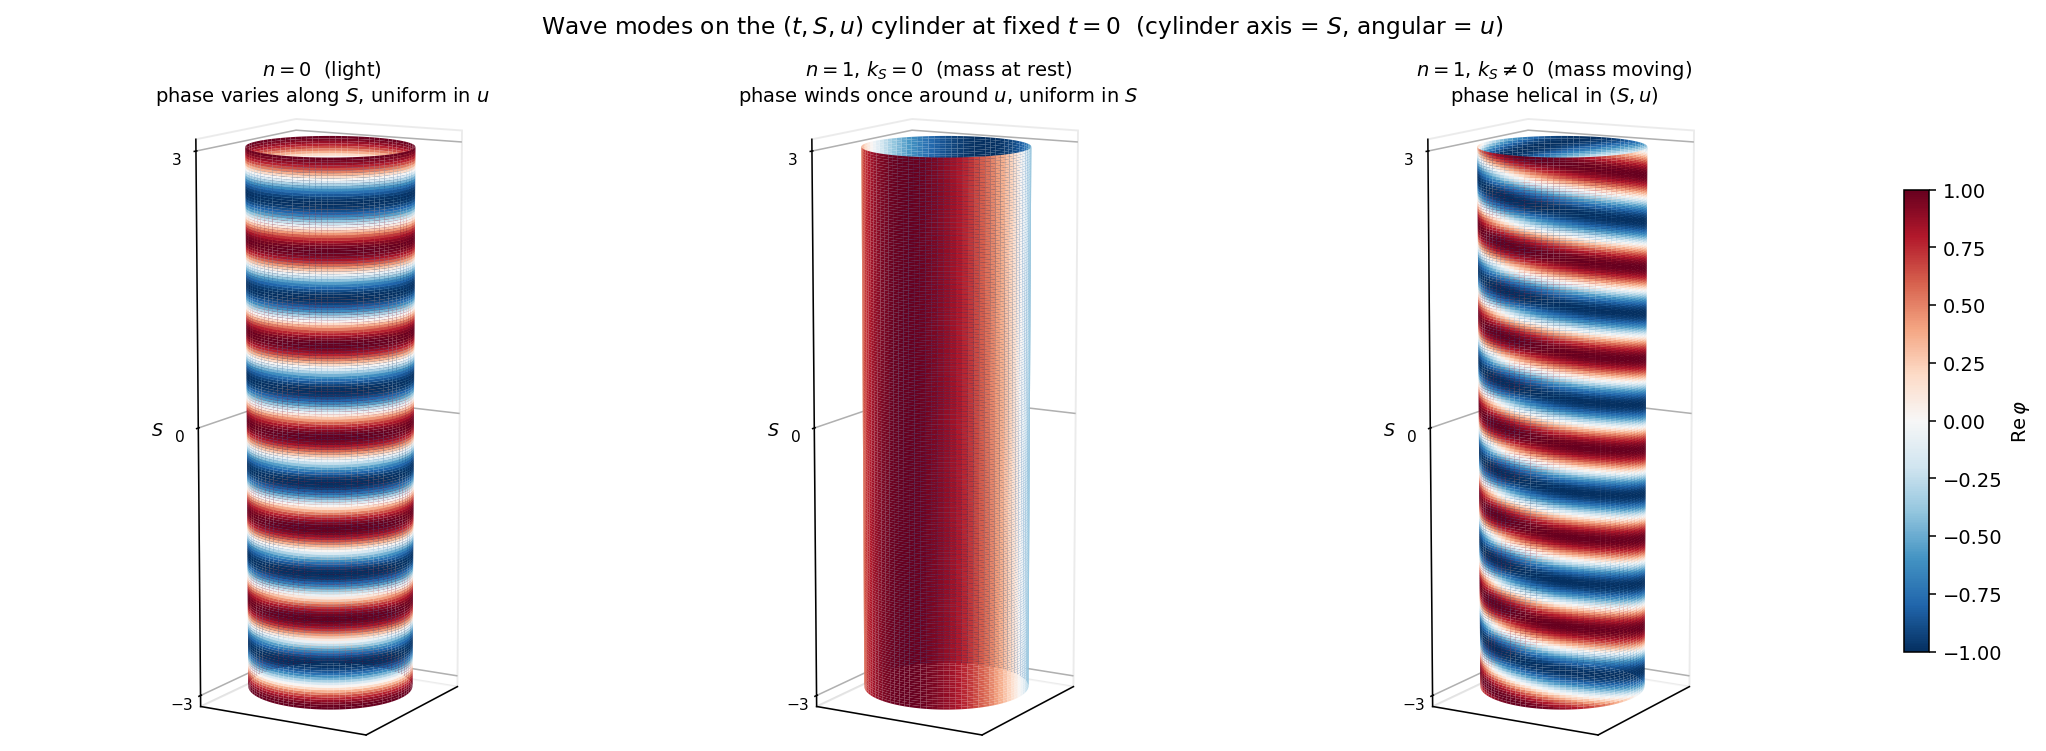

Source code (Python):
"""3D cylinder rendering of wave modes for Chapter 3 §4.

Renders three panels, each showing the real part of φ on the
(t, S, u) cylinder embedding at fixed time t = 0. The cylinder
surface is colored by Re(φ).

Cylinder embedding (display coordinates):
    x_display = R_u · cos(2π u / L_u)
    y_display = R_u · sin(2π u / L_u)
    z_display = S

Modes shown:
    Left:   n = 0, k_S ≠ 0     — light: flat bands along S, no u-twist
    Middle: n = 1, k_S = 0     — mass at rest: phase wraps once around u
    Right:  n = 1, k_S ≠ 0     — mass moving: helical phase in (S, u)

Run:
    .venv/bin/python projects/metric-mass/figures/cylinder-modes.py

Output:
    projects/metric-mass/figures/cylinder-modes.png
"""

import os

import matplotlib.pyplot as plt
import numpy as np
from matplotlib import cm

OUT = os.path.join(os.path.dirname(__file__), "cylinder-modes.png")

# Choose units so the geometry renders cleanly: set L_u = 2π so
# R_u = L_u / (2π) = 1. Then u ∈ [0, 2π) and the cylinder has unit
# radius. S range is whatever shows the structure clearly.
L_U = 2 * np.pi
R_U = 1.0
C = 1.0

S_MAX = 3.0
N_S, N_U = 220, 90

S_grid = np.linspace(-S_MAX, S_MAX, N_S)
u_grid = np.linspace(0.0, L_U, N_U)
SS, UU = np.meshgrid(S_grid, u_grid, indexing="ij")

# Cylinder surface
theta = 2 * np.pi * UU / L_U
X = R_U * np.cos(theta)
Y = R_U * np.sin(theta)
Z = SS

# Three modes. For visual texture pick a k_S that gives ~3 cycles
# across the displayed S range.
K_S = 2 * np.pi  # ≈ 6.28, giving 3 cycles over S range [-3, 3]

modes = [
    dict(
        n=0, k_S=K_S,
        title=r"$n = 0$  (light)",
        subtitle="phase varies along $S$, uniform in $u$",
    ),
    dict(
        n=1, k_S=0.0,
        title=r"$n = 1$, $k_S = 0$  (mass at rest)",
        subtitle="phase winds once around $u$, uniform in $S$",
    ),
    dict(
        n=1, k_S=K_S,
        title=r"$n = 1$, $k_S \neq 0$  (mass moving)",
        subtitle="phase helical in $(S, u)$",
    ),
]

fig = plt.figure(figsize=(15, 6))
fig.suptitle(
    r"Wave modes on the $(t, S, u)$ cylinder at fixed $t = 0$  "
    r"(cylinder axis = $S$, angular = $u$)",
    fontsize=12, y=0.96,
)

vmax = 1.0
norm = plt.Normalize(vmin=-vmax, vmax=vmax)

for i, m in enumerate(modes):
    ax = fig.add_subplot(1, 3, i + 1, projection="3d")
    n, k_S = m["n"], m["k_S"]
    phase = k_S * SS + (n / R_U) * UU  # t = 0
    re_phi = np.cos(phase)
    colors = cm.RdBu_r(norm(re_phi))

    ax.plot_surface(
        X, Y, Z,
        facecolors=colors, rstride=1, cstride=1,
        shade=False, antialiased=True,
        edgecolor="none",
    )

    ax.set_title(f"{m['title']}\n{m['subtitle']}", fontsize=10, pad=10)
    ax.view_init(elev=12, azim=30)
    ax.set_box_aspect([1, 1, 3])  # tall cylinder

    # Light axis labels (the rendering itself shows geometry)
    ax.set_xlabel("")
    ax.set_ylabel("")
    ax.set_zlabel(r"$S$", fontsize=9)
    ax.set_xticks([]); ax.set_yticks([])
    ax.set_zticks([-S_MAX, 0, S_MAX])
    ax.tick_params(axis="z", labelsize=8)

    # Subtle pane background
    for pane in (ax.xaxis.pane, ax.yaxis.pane, ax.zaxis.pane):
        pane.set_facecolor((1, 1, 1, 0))
        pane.set_edgecolor((0.85, 0.85, 0.85, 1))

# Shared colorbar
sm = plt.cm.ScalarMappable(cmap=cm.RdBu_r, norm=norm)
sm.set_array([])
cbar_ax = fig.add_axes([0.92, 0.20, 0.012, 0.55])
cbar = fig.colorbar(sm, cax=cbar_ax)
cbar.set_label(r"$\mathrm{Re}\,\varphi$", fontsize=10)

plt.subplots_adjust(left=0.02, right=0.90, top=0.88, bottom=0.05, wspace=0.0)

fig.savefig(OUT, dpi=140, bbox_inches="tight")
print(f"wrote {OUT}")
